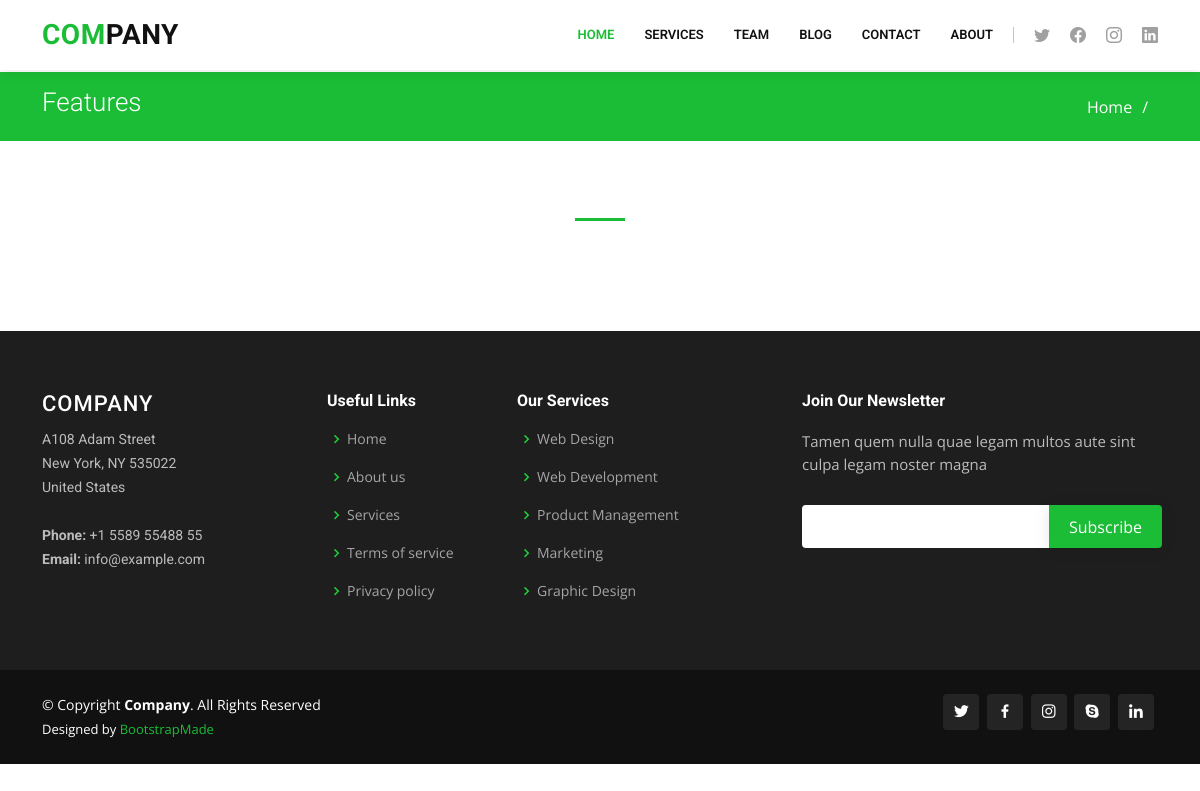
The app's page /features/1, older data.
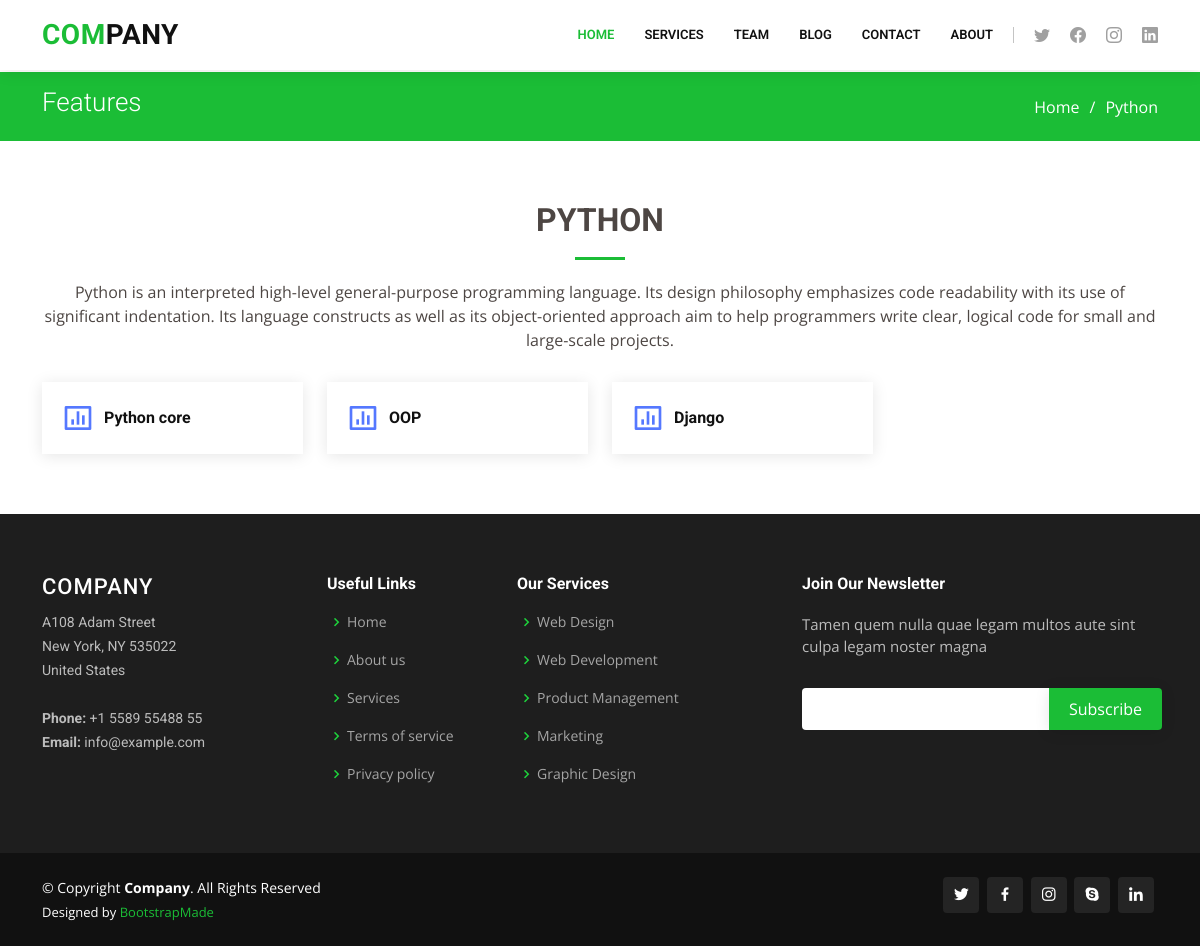
The same page, newer data.
### center/models.py (models this page shows, shortened)
class Sections(models.Model):
    course = models.ForeignKey(Courses, related_name='courses', on_delete=models.CASCADE)
    name = models.CharField(max_length=50)
    image = models.ImageField(upload_to="Course", null=True, blank=True)
    description = models.TextField()

class Courses(models.Model):
    name = models.CharField(max_length=50)
    image = models.ImageField(upload_to="Course")
    description = models.TextField()

### center/views.py (the view)
# urls.py: path('features/<int:id>', features, name='features'),
def features(request,id):
    sections = Sections.objects.filter(course_id=id)
    return render(request, 'features.html', context={'sections': sections})

### templates/features.html
{% extends 'main.html' %}
{% block main %}
    <main id="main">
        <section id="breadcrumbs" class="breadcrumbs">
            <div class="container">
                <div class="d-flex justify-content-between align-items-center">
                    <h2>Features</h2>
                    <ol>
                        <li><a href="index.html">Home</a></li>
                        <li>{{ sections.first.course.name }}</li>
                    </ol>
                </div>
            </div>
        </section>
        <section id="features" class="features">
            <div class="container" data-aos="fade-up">
                <div class="section-title">
                    <h2>{{ sections.first.course.name }}</h2>
                    <p>{{ sections.first.course.description }}</p>
                </div>
                <div class="row">
                    {% for i in sections %}
                        <div class="col-lg-3 col-md-4 mt-4 mt-md-0">
                            <div class="icon-box">
                                <i class="ri-bar-chart-box-line" style="color: #5578ff;"></i>
                                <h3><a href="">{{ i.name }}</a>
                                </h3>
                            </div>
                        </div>
                    {% endfor %}
                </div>
            </div>
        </section>
    </main>
{% endblock %}

### templates/main.html (shortened to what this page needs)
<!DOCTYPE html>
<html lang="en">
{% load static %}
<head>
  <link href="{% static 'vendor/animate.css/animate.min.css' %}" rel="stylesheet">
  <link href="{% static 'vendor/aos/aos.css' %}" rel="stylesheet">
  <link href="{% static 'vendor/bootstrap/css/bootstrap.min.css' %}" rel="stylesheet">
  <link href="{% static 'vendor/bootstrap-icons/bootstrap-icons.css' %}" rel="stylesheet">
  <link href="{% static 'vendor/boxicons/css/boxicons.min.css' %}" rel="stylesheet">
  <link href="{% static 'vendor/glightbox/css/glightbox.min.css' %}" rel="stylesheet">
  <link href="{% static 'vendor/remixicon/remixicon.css' %}" rel="stylesheet">
  <link href="{% static 'vendor/swiper/swiper-bundle.min.css' %}" rel="stylesheet">
  <link href="{% static 'css/style.css' %}" rel="stylesheet">
</head>
<body>
  <header id="header" class="fixed-top">
    <div class="container d-flex align-items-center">
      <h1 class="logo me-auto"><a href="{% url 'index' %}"><span>Com</span>pany</a></h1>
      <nav id="navbar" class="navbar order-last order-lg-0">
        <ul>
          <li><a href="{% url 'index' %}" class="active">Home</a></li>
          <li><a href="{% url 'services' %}">Services</a></li>
          <li><a href="{% url 'services' %}">Team</a></li>
          <li><a href="blog.html">Blog</a></li>
          <li><a href="{% url "contact" %}">Contact</a></li>
          <li><a href="{% url "contact" %}">About</a></li>
        </ul>
      </nav>
      <div class="header-social-links d-flex">
        <a href="#" class="twitter"><i class="bu bi-twitter"></i></a>
        <a href="#" class="facebook"><i class="bu bi-facebook"></i></a>
        <a href="#" class="instagram"><i class="bu bi-instagram"></i></a>
        <a href="#" class="linkedin"><i class="bu bi-linkedin"></i></i></a>
      </div>
    </div>
  </header>
{% block main %}
{% endblock %}
  <footer id="footer">
    <div class="footer-top">
      <div class="container">
        <div class="row">
          <div class="col-lg-3 col-md-6 footer-contact">
            <h3>Company</h3>
            <p>
              A108 Adam Street <br>
              New York, NY 535022<br>
              United States <br><br>
              <strong>Phone:</strong> +1 5589 55488 55<br>
              <strong>Email:</strong> info@example.com<br>
            </p>
          </div>
          <div class="col-lg-2 col-md-6 footer-links">
            <h4>Useful Links</h4>
            <ul>
              <li><i class="bx bx-chevron-right"></i> <a href="#">Home</a></li>
              <li><i class="bx bx-chevron-right"></i> <a href="#">About us</a></li>
              <li><i class="bx bx-chevron-right"></i> <a href="#">Services</a></li>
              <li><i class="bx bx-chevron-right"></i> <a href="#">Terms of service</a></li>
              <li><i class="bx bx-chevron-right"></i> <a href="#">Privacy policy</a></li>
            </ul>
          </div>
          <div class="col-lg-3 col-md-6 footer-links">
            <h4>Our Services</h4>
            <ul>
              <li><i class="bx bx-chevron-right"></i> <a href="#">Web Design</a></li>
              <li><i class="bx bx-chevron-right"></i> <a href="#">Web Development</a></li>
              <li><i class="bx bx-chevron-right"></i> <a href="#">Product Management</a></li>
              <li><i class="bx bx-chevron-right"></i> <a href="#">Marketing</a></li>
              <li><i class="bx bx-chevron-right"></i> <a href="#">Graphic Design</a></li>
            </ul>
          </div>
          <div class="col-lg-4 col-md-6 footer-newsletter">
            <h4>Join Our Newsletter</h4>
            <p>Tamen quem nulla quae legam multos aute sint culpa legam noster magna</p>
            <form action="" method="post">
              <input type="email" name="email"><input type="submit" value="Subscribe">
            </form>
          </div>
        </div>
      </div>
    </div>
    <div class="container d-md-flex py-4">
      <div class="me-md-auto text-center text-md-start">
        <div class="copyright">
          &copy; Copyright <strong><span>Company</span></strong>. All Rights Reserved
        </div>
        <div class="credits">
          Designed by <a href="https://bootstrapmade.com/">BootstrapMade</a>
        </div>
      </div>
      <div class="social-links text-center text-md-right pt-3 pt-md-0">
        <a href="#" class="twitter"><i class="bx bxl-twitter"></i></a>
        <a href="#" class="facebook"><i class="bx bxl-facebook"></i></a>
        <a href="#" class="instagram"><i class="bx bxl-instagram"></i></a>
        <a href="#" class="google-plus"><i class="bx bxl-skype"></i></a>
        <a href="#" class="linkedin"><i class="bx bxl-linkedin"></i></a>
      </div>
    </div>
  </footer>
</body>
</html>

Row changes from the older to the newer data that the page shows:
added Sections: first.course.name "Python", first.course.name "PYTHON", first.course.description "Python is an interpreted high-level general-purpose programming language. Its design philosophy emphasizes code readability with its use of significant indentation. Its language constructs as well as its object-oriented approach aim to help programmers write clear, logical code for small and large-scale projects.", name "Python core"
added Sections: name "OOP"
added Sections: name "Django"
